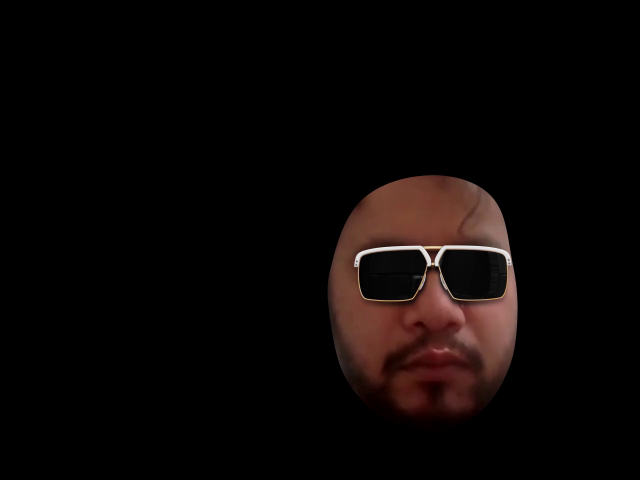
#> input picture frame 30 of video_dataset/faces/face.mp4, 640 x 480 px, given in place of face1.mp4, which was not available
$ python extract_points.py   (older library calls are emulated)
#> lines starting #> are read from the running program, lines starting #| are printed output that depends on the picture; after the words box and inside, x2 and y2 are one past the last pixel; in counts of white or black regions, pixels touching at a corner belong together; pictures that were not available may be replaced by others from this repository, and a replacement may not be noted
import cv2
import numpy as np
import csv
import math


video_name = "dataset/faces/face1.mp4"
video_name1 = "dataset/samples/sample1.mp4"

data_file = open("impure_csv's/data_set1" + '.csv', 'w')
header = ["imagePath"]

for idx in range(701):
    header.append("p{}".format(idx + 1))

header.append("top")
header.append("left")
header.append("width")
header.append("height")

point_data = []

final = [header]

# Create an object to read
# from camera
video = cv2.VideoCapture(video_name)
video1 = cv2.VideoCapture(video_name1)

frameRate = video.get(5) / 4

# We need to check if camera
# is opened previously or not
if not video.isOpened():
    print("Error reading video {}".format(video_name))

if not video1.isOpened():
    print("Error reading video file {}".format(video_name1))


# We need to set resolutions.
# so, convert them from float to integer.
# frame_width = int(video.get(3))
# frame_height = int(video.get(4))
#
# size = (frame_width, frame_height)

# Below VideoWriter object will create
# a frame of above defined The output
# is stored in 'filename.avi' file.

# (".mp4", "mp4v")
# (".avi", "MJPG")
# result = cv2.VideoWriter('video.mp4',
#                          cv2.VideoWriter_fourcc(*'mp4v'),
#                          fps=29, frameSize=size)

img_idx = 0

while True:
    ret, frame = video.read()
#> frame is the input picture: shape (480, 640, 3); mean B, G, R 5.3, 6.2, 10.6
    ret1, frame1 = video1.read()

    frameId = video.get(1)  # current frame number

    if ret:
        image = frame
        image1 = frame1

        gray = cv2.cvtColor(image, cv2.COLOR_BGR2GRAY)
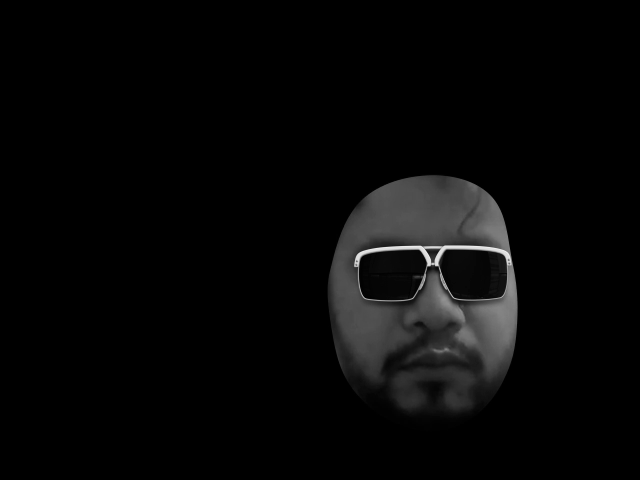
#> gray: shape (480, 640); min 0, max 237, mean 7.4

        ret, thresh = cv2.threshold(gray, 127, 255, cv2.THRESH_BINARY)
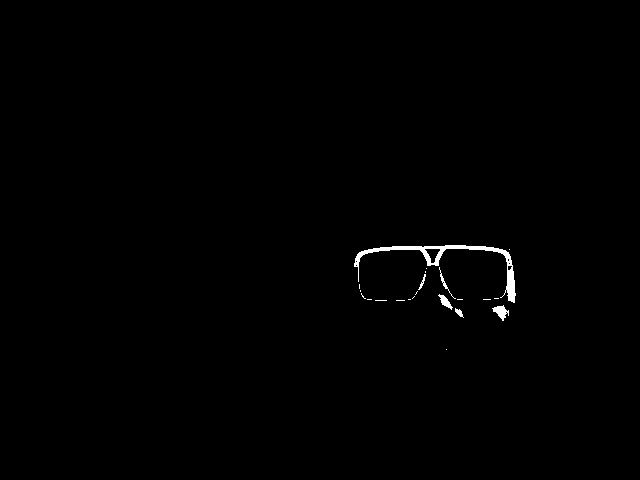
#> thresh: shape (480, 640); 0.52% white; 22 white regions (16 under 20 px), largest, box (x1, y1, x2, y2) and area: (354, 245, 516, 303) 1146, (492, 305, 509, 321) 136, (438, 294, 453, 310) 95, (439, 267, 456, 299) 60, (455, 308, 464, 318) 42, (418, 274, 426, 290) 37

        white_px = np.asarray([255, 255, 255])
        black_px = np.asarray([0, 0, 0])

        (row, col) = thresh.shape
#> row = 480; col = 640
        img_array = np.array(image)

        for r in range(row):
            for c in range(col):
                px = gray[r][c]
                if not all(px == black_px):
                    img_array[r][c] = white_px
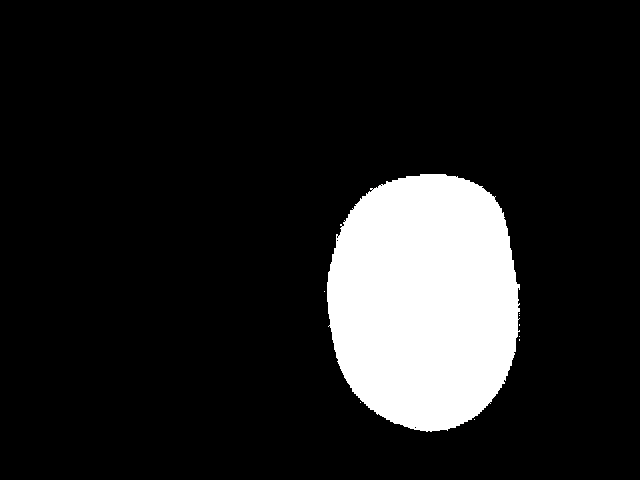
#> img_array: shape (480, 640, 3); 13.08% of pixels changed, all inside (x1, y1, x2, y2) = (324, 174, 520, 432)

        kernel = cv2.getStructuringElement(cv2.MORPH_ELLIPSE, (5, 5))
        erosion = cv2.erode(img_array, kernel, iterations=1)

        gray = cv2.cvtColor(erosion, cv2.COLOR_BGR2GRAY)
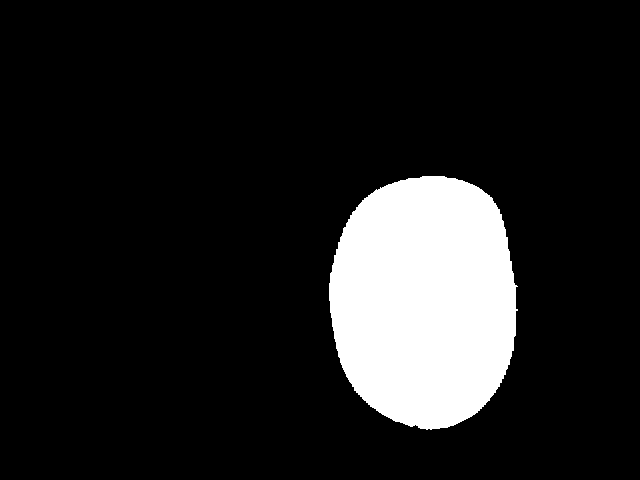
#> gray: shape (480, 640); 12.6% white; 1 white region
        ret, thresh = cv2.threshold(gray, 127, 255, 0)
        _, contours, _ = cv2.findContours(thresh, cv2.RETR_TREE, cv2.CHAIN_APPROX_NONE)
#> contours = 1 contour; box (x1, y1, x2, y2) and area: (329, 176, 518, 430) 38218

        contour = max(contours, key=cv2.contourArea)
#> contour = contour of 700 points, box (x1, y1, x2, y2) (329, 176, 518, 430), area 38218

        # cv2.drawContours(image1, [contour], 0, (0, 255, 0), 3)

        x, y, w, h = cv2.boundingRect(contour)
#> x = 329; y = 176; w = 189; h = 254
        # cv2.rectangle(image1,(x,y),(x+w,y+h),(0,255,0),2)

        # Display the frame
        # saved in the file
        if frameId % math.ceil(frameRate) == 0:

            imagePath = "nitin/" + "image_{}.jpg".format(img_idx)
            cv2.imwrite(imagePath, image1)

            point_data.append(imagePath)
            for point in contour:
                point_data.append(list(point[0]))
            img_idx += 1

            point_data.append(x)
            point_data.append(y)
            point_data.append(w)
            point_data.append(h)

            print("file {} processed".format(img_idx))

            final.append(point_data)
        point_data = []
    else:
        break
    # [6 lines of commented-out code are left out]

with data_file:
    # create the csv writer object
    csv_writer = csv.writer(data_file)

    csv_writer.writerows(final)

# # When everything done, release
# # the video capture and video
# # write objects
# video.release()
# result.release()

# # Closes all the frames
# cv2.destroyAllWindows()

# print("The video was successfully saved")

$ run again, starting later in the video
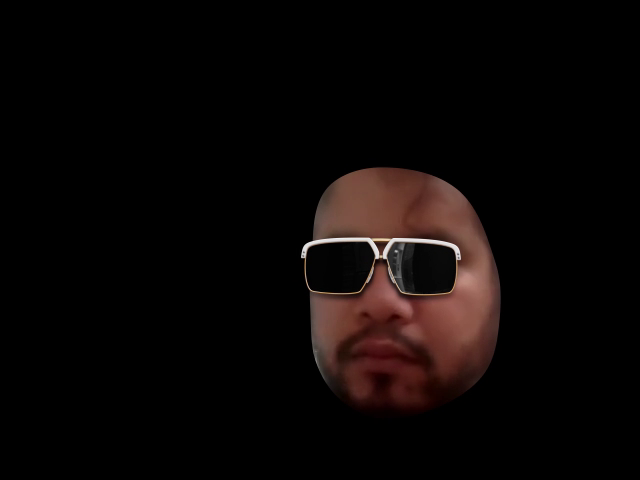
#> input picture frame 135 of video_dataset/faces/face.mp4, 640 x 480 px, given in place of face1.mp4, which was not available
#> frame is the input picture: shape (480, 640, 3); mean B, G, R 5.8, 6.6, 11.1
#> thresh: shape (480, 640); 0.48% white; 17 white regions (11 under 20 px), largest, box (x1, y1, x2, y2) and area: (301, 237, 461, 294) 975, (457, 272, 479, 290) 322, (364, 266, 374, 285) 45, (449, 266, 457, 293) 28, (411, 294, 438, 295) 27, (328, 293, 353, 294) 25
#> after the loop `for r in range(row):`:
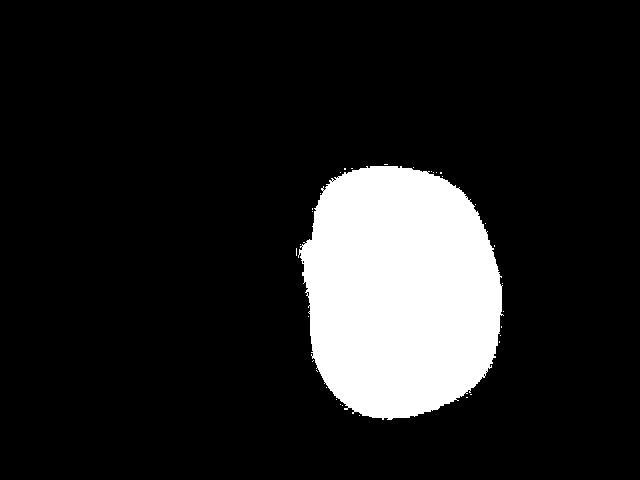
#> img_array: shape (480, 640, 3); 13.38% of pixels changed, all inside (x1, y1, x2, y2) = (296, 164, 504, 420)
#> `gray = cv2.cvtColor(erosion, cv2.COLOR_BGR2GRAY)`:
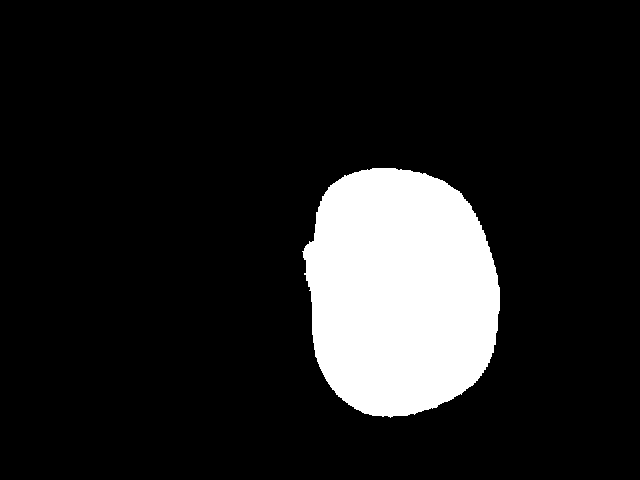
#> gray: shape (480, 640); 12.8% white; 1 white region
#> contours = 1 contour; box (x1, y1, x2, y2) and area: (302, 168, 500, 418) 38965
#> contour = contour of 714 points, box (x1, y1, x2, y2) (302, 168, 500, 418), area 38965
#> x = 302; y = 168; w = 198; h = 250
#> the loop `for point in contour:` made 714 passes
#> point on passes 1 to 3: [[372, 168]], [[371, 169]], [[370, 169]]
#> after the loop `for point in contour:`: point_data = 715 items, first 6: 'nitin/image_0.jpg', [372, 168], [371, 169], [370, 169], [369, 170], [368, 170]

$ run again, starting later in the video
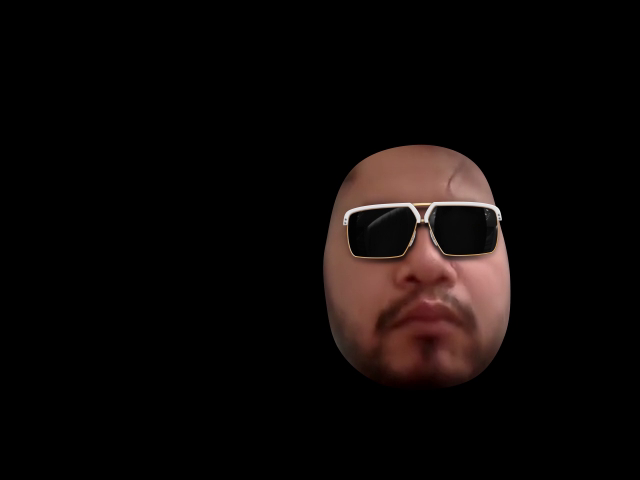
#> input picture frame 241 of video_dataset/faces/face.mp4, 640 x 480 px, given in place of face1.mp4, which was not available
#> frame is the input picture: shape (480, 640, 3); mean B, G, R 7.3, 8.2, 12.7
#> thresh: shape (480, 640); 1.6% white; 22 white regions (16 under 20 px), largest, box (x1, y1, x2, y2) and area: (343, 175, 510, 314) 3862, (423, 233, 471, 302) 717, (439, 179, 448, 192) 63, (429, 224, 448, 255) 61, (407, 230, 416, 248) 40, (426, 299, 442, 303) 29
#> after the loop `for r in range(row):`:
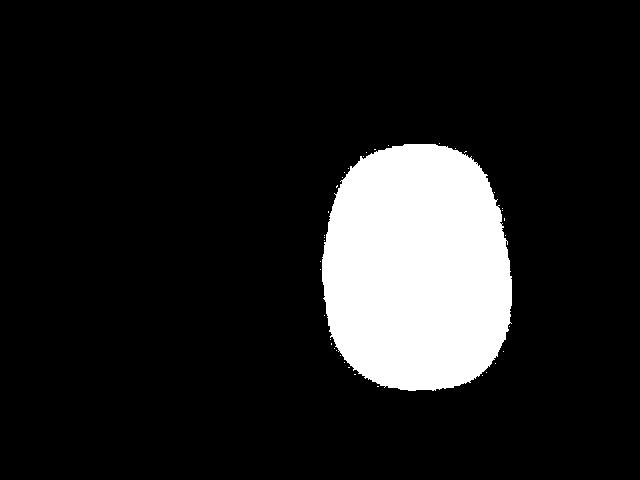
#> img_array: shape (480, 640, 3); 12.67% of pixels changed, all inside (x1, y1, x2, y2) = (320, 143, 512, 391)
#> `gray = cv2.cvtColor(erosion, cv2.COLOR_BGR2GRAY)`:
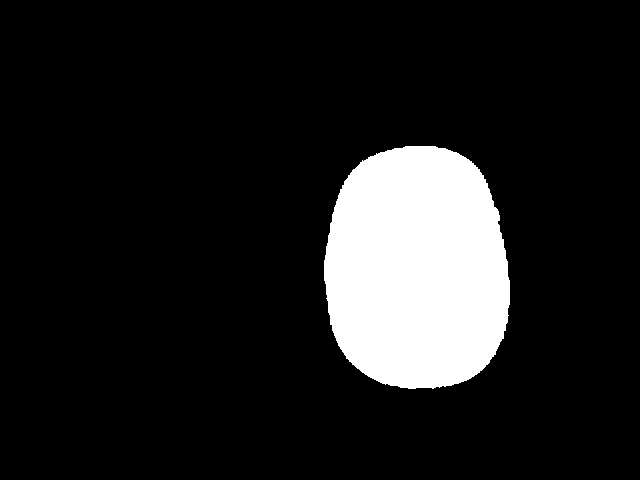
#> gray: shape (480, 640); 12.1% white; 1 white region
#> contours = 1 contour; box (x1, y1, x2, y2) and area: (324, 146, 510, 389) 36944
#> contour = contour of 677 points, box (x1, y1, x2, y2) (324, 146, 510, 389), area 36944
#> x = 324; y = 146; w = 186; h = 243
